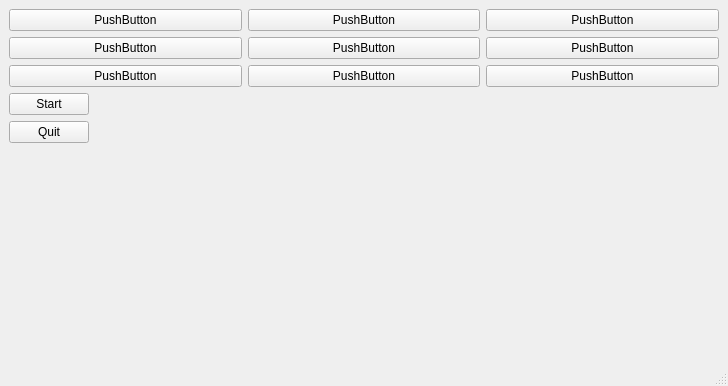
<?xml version="1.0" encoding="UTF-8"?>
<ui version="4.0">
 <class>MainWindow</class>
 <widget class="QMainWindow" name="MainWindow">
  <property name="geometry">
   <rect>
    <x>0</x>
    <y>0</y>
    <width>728</width>
    <height>386</height>
   </rect>
  </property>
  <property name="windowTitle">
   <string>MainWindow</string>
  </property>
  <widget class="QWidget" name="centralwidget">
   <layout class="QVBoxLayout" name="verticalLayout">
    <item>
     <layout class="QGridLayout" name="gridLayout">
      <item row="1" column="3">
       <widget class="QPushButton" name="B6">
        <property name="text">
         <string>PushButton</string>
        </property>
       </widget>
      </item>
      <item row="2" column="3">
       <widget class="QPushButton" name="B9">
        <property name="text">
         <string>PushButton</string>
        </property>
       </widget>
      </item>
      <item row="0" column="0">
       <widget class="QPushButton" name="B1">
        <property name="text">
         <string>PushButton</string>
        </property>
       </widget>
      </item>
      <item row="1" column="1">
       <widget class="QPushButton" name="B5">
        <property name="text">
         <string>PushButton</string>
        </property>
       </widget>
      </item>
      <item row="0" column="1">
       <widget class="QPushButton" name="B2">
        <property name="text">
         <string>PushButton</string>
        </property>
       </widget>
      </item>
      <item row="0" column="3">
       <widget class="QPushButton" name="B3">
        <property name="text">
         <string>PushButton</string>
        </property>
       </widget>
      </item>
      <item row="2" column="0">
       <widget class="QPushButton" name="B7">
        <property name="text">
         <string>PushButton</string>
        </property>
       </widget>
      </item>
      <item row="2" column="1">
       <widget class="QPushButton" name="B8">
        <property name="text">
         <string>PushButton</string>
        </property>
       </widget>
      </item>
      <item row="1" column="0">
       <widget class="QPushButton" name="B4">
        <property name="text">
         <string>PushButton</string>
        </property>
       </widget>
      </item>
     </layout>
    </item>
    <item>
     <layout class="QFormLayout" name="formLayout">
      <item row="0" column="0">
       <widget class="QPushButton" name="Start">
        <property name="text">
         <string>Start</string>
        </property>
       </widget>
      </item>
      <item row="0" column="1">
       <widget class="QLabel" name="label">
        <property name="styleSheet">
         <string notr="true">border-color: rgb(0, 0, 0);</string>
        </property>
        <property name="text">
         <string/>
        </property>
       </widget>
      </item>
      <item row="1" column="0">
       <widget class="QPushButton" name="Next">
        <property name="text">
         <string>Quit</string>
        </property>
       </widget>
      </item>
     </layout>
    </item>
   </layout>
  </widget>
  <widget class="QMenuBar" name="menubar">
   <property name="geometry">
    <rect>
     <x>0</x>
     <y>0</y>
     <width>728</width>
     <height>21</height>
    </rect>
   </property>
  </widget>
  <widget class="QStatusBar" name="statusbar"/>
 </widget>
 <resources/>
 <connections/>
</ui>
